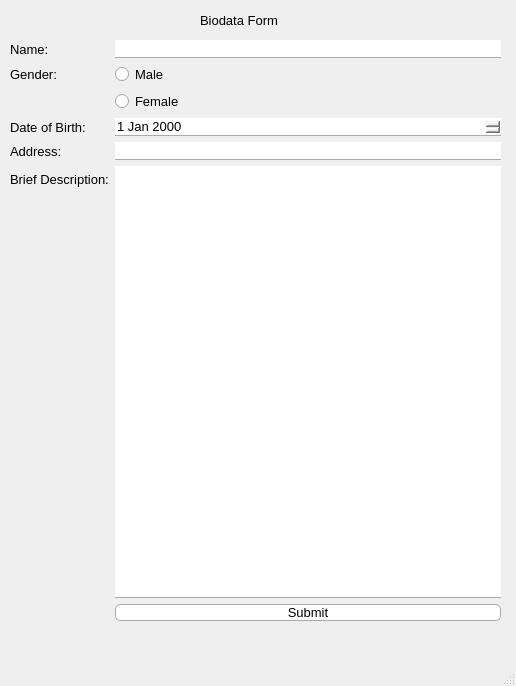
<?xml version="1.0" encoding="UTF-8"?>
<ui version="4.0">
 <class>MainWindow</class>
 <widget class="QMainWindow" name="MainWindow">
  <property name="geometry">
   <rect>
    <x>0</x>
    <y>0</y>
    <width>516</width>
    <height>686</height>
   </rect>
  </property>
  <property name="windowTitle">
   <string>MainWindow</string>
  </property>
  <widget class="QWidget" name="centralwidget">
   <widget class="QLabel" name="formTitleLabel">
    <property name="geometry">
     <rect>
      <x>200</x>
      <y>10</y>
      <width>121</width>
      <height>20</height>
     </rect>
    </property>
    <property name="font">
     <font>
      <family>Segoe UI</family>
      <pointsize>10</pointsize>
      <bold>false</bold>
     </font>
    </property>
    <property name="styleSheet">
     <string notr="true"/>
    </property>
    <property name="text">
     <string>Biodata Form</string>
    </property>
   </widget>
   <widget class="QWidget" name="layoutWidget">
    <property name="geometry">
     <rect>
      <x>10</x>
      <y>40</y>
      <width>491</width>
      <height>581</height>
     </rect>
    </property>
    <layout class="QFormLayout" name="formLayout">
     <item row="0" column="0">
      <widget class="QLabel" name="nameLabel">
       <property name="font">
        <font>
         <pointsize>10</pointsize>
         <bold>false</bold>
        </font>
       </property>
       <property name="text">
        <string>Name:</string>
       </property>
      </widget>
     </item>
     <item row="0" column="1">
      <widget class="QLineEdit" name="lineEdit">
       <property name="font">
        <font>
         <pointsize>10</pointsize>
        </font>
       </property>
       <property name="styleSheet">
        <string notr="true">border: none;
border-bottom: 1px solid #ababab;
border-bottom-color: #ababab;
</string>
       </property>
      </widget>
     </item>
     <item row="1" column="0">
      <widget class="QLabel" name="genderLabel">
       <property name="font">
        <font>
         <pointsize>10</pointsize>
        </font>
       </property>
       <property name="text">
        <string>Gender:</string>
       </property>
      </widget>
     </item>
     <item row="1" column="1">
      <widget class="QRadioButton" name="radioButton">
       <property name="font">
        <font>
         <pointsize>10</pointsize>
        </font>
       </property>
       <property name="text">
        <string>Male</string>
       </property>
      </widget>
     </item>
     <item row="2" column="1">
      <widget class="QRadioButton" name="femaleBtn">
       <property name="font">
        <font>
         <pointsize>10</pointsize>
        </font>
       </property>
       <property name="text">
        <string>Female</string>
       </property>
      </widget>
     </item>
     <item row="3" column="0">
      <widget class="QLabel" name="dobLabel">
       <property name="font">
        <font>
         <pointsize>10</pointsize>
        </font>
       </property>
       <property name="text">
        <string>Date of Birth:</string>
       </property>
      </widget>
     </item>
     <item row="3" column="1">
      <widget class="QDateEdit" name="dateEdit">
       <property name="font">
        <font>
         <pointsize>10</pointsize>
        </font>
       </property>
       <property name="styleSheet">
        <string notr="true">border: none;
border-bottom: 1px solid #ababab;
border-bottom-color: #ababab;
</string>
       </property>
      </widget>
     </item>
     <item row="4" column="0">
      <widget class="QLabel" name="addressLabel">
       <property name="font">
        <font>
         <pointsize>10</pointsize>
        </font>
       </property>
       <property name="text">
        <string>Address:</string>
       </property>
      </widget>
     </item>
     <item row="4" column="1">
      <widget class="QLineEdit" name="addressEdit">
       <property name="font">
        <font>
         <pointsize>10</pointsize>
        </font>
       </property>
       <property name="styleSheet">
        <string notr="true">border: none;
border-bottom: 1px solid #ababab;
border-bottom-color: #ababab;
</string>
       </property>
      </widget>
     </item>
     <item row="5" column="0">
      <widget class="QLabel" name="descLabel">
       <property name="font">
        <font>
         <pointsize>10</pointsize>
        </font>
       </property>
       <property name="text">
        <string>Brief Description:</string>
       </property>
      </widget>
     </item>
     <item row="5" column="1">
      <widget class="QTextEdit" name="descEdit">
       <property name="font">
        <font>
         <pointsize>10</pointsize>
        </font>
       </property>
       <property name="styleSheet">
        <string notr="true">border: none;
border-bottom: 1px solid #ababab;
border-bottom-color: #ababab;
</string>
       </property>
      </widget>
     </item>
     <item row="6" column="1">
      <widget class="QPushButton" name="submitBtn">
       <property name="font">
        <font>
         <pointsize>10</pointsize>
         <bold>false</bold>
        </font>
       </property>
       <property name="statusTip">
        <string/>
       </property>
       <property name="autoFillBackground">
        <bool>false</bool>
       </property>
       <property name="styleSheet">
        <string notr="true">QPushButton {
  background-color: rgb(255, 255, 255);
  color: black;
  border-radius: 5px;
  border: 1px solid #ababab;
}

QPushButton:pressed
{
  border: 1px solid black;
}</string>
       </property>
       <property name="text">
        <string>Submit</string>
       </property>
       <property name="checkable">
        <bool>false</bool>
       </property>
       <property name="checked">
        <bool>false</bool>
       </property>
       <property name="flat">
        <bool>true</bool>
       </property>
      </widget>
     </item>
    </layout>
   </widget>
  </widget>
  <widget class="QMenuBar" name="menubar">
   <property name="geometry">
    <rect>
     <x>0</x>
     <y>0</y>
     <width>516</width>
     <height>25</height>
    </rect>
   </property>
  </widget>
  <widget class="QStatusBar" name="statusbar"/>
 </widget>
 <resources/>
 <connections/>
</ui>
